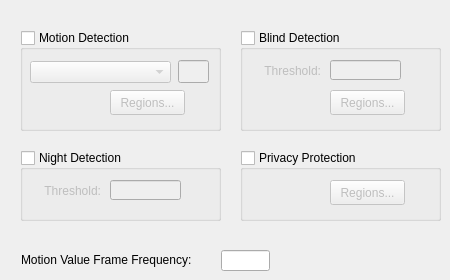
   <widget class="QWidget" name="alarmsTab" >
    <attribute name="title" >
     <string>Alarms</string>
    </attribute>
    <widget class="QGroupBox" name="blindDetectionGroup" >
     <property name="geometry" >
      <rect>
       <x>240</x>
       <y>30</y>
       <width>201</width>
       <height>101</height>
      </rect>
     </property>
     <property name="title" >
      <string>Blind Detection</string>
     </property>
     <property name="checkable" >
      <bool>true</bool>
     </property>
     <property name="checked" >
      <bool>false</bool>
     </property>
     <widget class="QLabel" name="label_10" >
      <property name="geometry" >
       <rect>
        <x>10</x>
        <y>30</y>
        <width>71</width>
        <height>21</height>
       </rect>
      </property>
      <property name="text" >
       <string>Threshold:</string>
      </property>
      <property name="alignment" >
       <set>Qt::AlignRight|Qt::AlignTrailing|Qt::AlignVCenter</set>
      </property>
     </widget>
     <widget class="QLineEdit" name="blindThresholdEdit" >
      <property name="geometry" >
       <rect>
        <x>90</x>
        <y>30</y>
        <width>71</width>
        <height>20</height>
       </rect>
      </property>
     </widget>
     <widget class="QPushButton" name="uiBtnBlindRegions" >
      <property name="geometry" >
       <rect>
        <x>90</x>
        <y>60</y>
        <width>75</width>
        <height>25</height>
       </rect>
      </property>
      <property name="text" >
       <string>Regions...</string>
      </property>
     </widget>
    </widget>
    <widget class="QGroupBox" name="nightDetectionGroup" >
     <property name="geometry" >
      <rect>
       <x>20</x>
       <y>150</y>
       <width>201</width>
       <height>71</height>
      </rect>
     </property>
     <property name="title" >
      <string>Night Detection</string>
     </property>
     <property name="checkable" >
      <bool>true</bool>
     </property>
     <property name="checked" >
      <bool>false</bool>
     </property>
     <widget class="QLabel" name="label_9" >
      <property name="geometry" >
       <rect>
        <x>10</x>
        <y>30</y>
        <width>71</width>
        <height>21</height>
       </rect>
      </property>
      <property name="text" >
       <string>Threshold:</string>
      </property>
      <property name="alignment" >
       <set>Qt::AlignRight|Qt::AlignTrailing|Qt::AlignVCenter</set>
      </property>
     </widget>
     <widget class="QLineEdit" name="nightThresholdEdit" >
      <property name="geometry" >
       <rect>
        <x>90</x>
        <y>30</y>
        <width>71</width>
        <height>20</height>
       </rect>
      </property>
     </widget>
    </widget>
    <widget class="QGroupBox" name="motionDetectionGroup" >
     <property name="geometry" >
      <rect>
       <x>20</x>
       <y>30</y>
       <width>201</width>
       <height>101</height>
      </rect>
     </property>
     <property name="title" >
      <string>Motion Detection</string>
     </property>
     <property name="checkable" >
      <bool>true</bool>
     </property>
     <property name="checked" >
      <bool>false</bool>
     </property>
     <widget class="QPushButton" name="uiBtnMotionRegions" >
      <property name="geometry" >
       <rect>
        <x>90</x>
        <y>60</y>
        <width>75</width>
        <height>25</height>
       </rect>
      </property>
      <property name="text" >
       <string>Regions...</string>
      </property>
     </widget>
     <widget class="QLineEdit" name="motionThresholdEdit" >
      <property name="geometry" >
       <rect>
        <x>158</x>
        <y>30</y>
        <width>31</width>
        <height>23</height>
       </rect>
      </property>
     </widget>
     <widget class="QComboBox" name="uiComboMDThresholds" >
      <property name="geometry" >
       <rect>
        <x>10</x>
        <y>31</y>
        <width>141</width>
        <height>22</height>
       </rect>
      </property>
     </widget>
    </widget>
    <widget class="QGroupBox" name="privacyProtectionGroup" >
     <property name="enabled" >
      <bool>true</bool>
     </property>
     <property name="geometry" >
      <rect>
       <x>240</x>
       <y>150</y>
       <width>201</width>
       <height>71</height>
      </rect>
     </property>
     <property name="title" >
      <string>Privacy Protection</string>
     </property>
     <property name="checkable" >
      <bool>true</bool>
     </property>
     <property name="checked" >
      <bool>false</bool>
     </property>
     <widget class="QPushButton" name="uiBtnPrivacyRegions" >
      <property name="geometry" >
       <rect>
        <x>90</x>
        <y>30</y>
        <width>75</width>
        <height>25</height>
       </rect>
      </property>
      <property name="text" >
       <string>Regions...</string>
      </property>
     </widget>
    </widget>
    <widget class="QLabel" name="uiLabelMotionValueFreq" >
     <property name="geometry" >
      <rect>
       <x>21</x>
       <y>250</y>
       <width>191</width>
       <height>20</height>
      </rect>
     </property>
     <property name="layoutDirection" >
      <enum>Qt::LeftToRight</enum>
     </property>
     <property name="text" >
      <string>Motion Value Frame Frequency:</string>
     </property>
     <property name="alignment" >
      <set>Qt::AlignLeading|Qt::AlignLeft|Qt::AlignVCenter</set>
     </property>
    </widget>
    <widget class="QLineEdit" name="uiLEditMotionValueFreq" >
     <property name="geometry" >
      <rect>
       <x>221</x>
       <y>250</y>
       <width>49</width>
       <height>21</height>
      </rect>
     </property>
     <property name="maxLength" >
      <number>3</number>
     </property>
    </widget>
   </widget>
